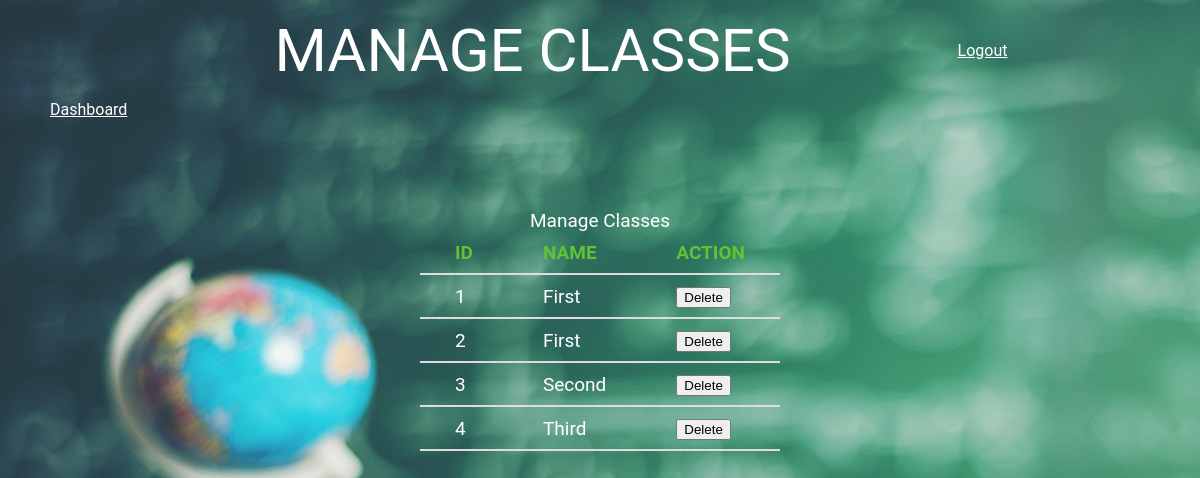
Page /manage_subject.php on the committed database.
### tables this page shows
CREATE TABLE `class` (
  `id` int(10) NOT NULL,
  `name` varchar(20) NOT NULL,
  `amount` int(20) NOT NULL
);

### manage_subject.php (the view, shortened to what this page needs)
<!DOCTYPE html>
<html>
<head>
     <link rel="stylesheet" href="./style/home.css">
     <link rel="stylesheet" type='text/css' href="./style/manage.css">
</head>
<body>
 <div class="title">
        <a href="dashboard.php"><img src="./images/logo1.png" alt="" class="logo"></a>
        <span class="heading">MANAGE CLASSES</span>
        <a href="logout.php" style="color: white"><span class="fa fa-sign-out fa-2x">Logout</span></a>
    </div>
    <div class="fun">
    <a href="dashboard.php" style="color:white"><span>Dashboard</span></a>
</div>
    <div class="main">
        <?php
            include('connection.php');
            $sql = "SELECT `name`, `id` FROM `class`";
            $result = mysqli_query($conn, $sql);
            if (mysqli_num_rows($result) > 0) {
               echo "<table>
                <caption>Manage Classes</caption>
                <tr>
                <th>ID</th>
                <th>NAME</th>
                <th>ACTION</th>
                </tr>";
                while($row = mysqli_fetch_array($result))
                  {
                  echo "<tr>";
                  echo "<td>" . $row['id'] . "</td>";
                  echo "<td>" . $row['name'] . "</td>";
                   echo "<td><button>Delete</button></td>";
                  echo "</tr>";
                  }
                echo "</table>";
            } else {
                echo "0 results";
            }
        ?>
    </div>
</body>
</html>

### style/home.css (style rules this page uses)
body { margin: 0; font-family: 'Roboto', sans-serif; background-image: url("book-with-green-board-background.jpg"); color: white; }
.title { display: grid; grid-template-rows: 50px; grid-template-columns: 150px 1fr 135px 150px ; align-items: center; padding: 25px 0; text-align: center; }
.heading { font-size: 60px; }
.fun { padding-left: 50px; }
.main { display: grid; align-items: center; font-size: 19px; padding-top: 80px; }

### style/manage.css (style rules this page uses)
.main { display: grid; justify-content: center; padding: 40px; }
.main table { margin: 50px auto; }
.main table, th, td { border-collapse: collapse; text-align: left; table-layout: relative; padding: 9px 35px; width: 100%; }
.main th { color: #61c232; }
th, td { border-bottom: 2px solid #ddd; }

### rows in the picture
class: id "1", name "First"
class: id "2", name "First"
class: id "3", name "Second"
class: id "4", name "Third"
